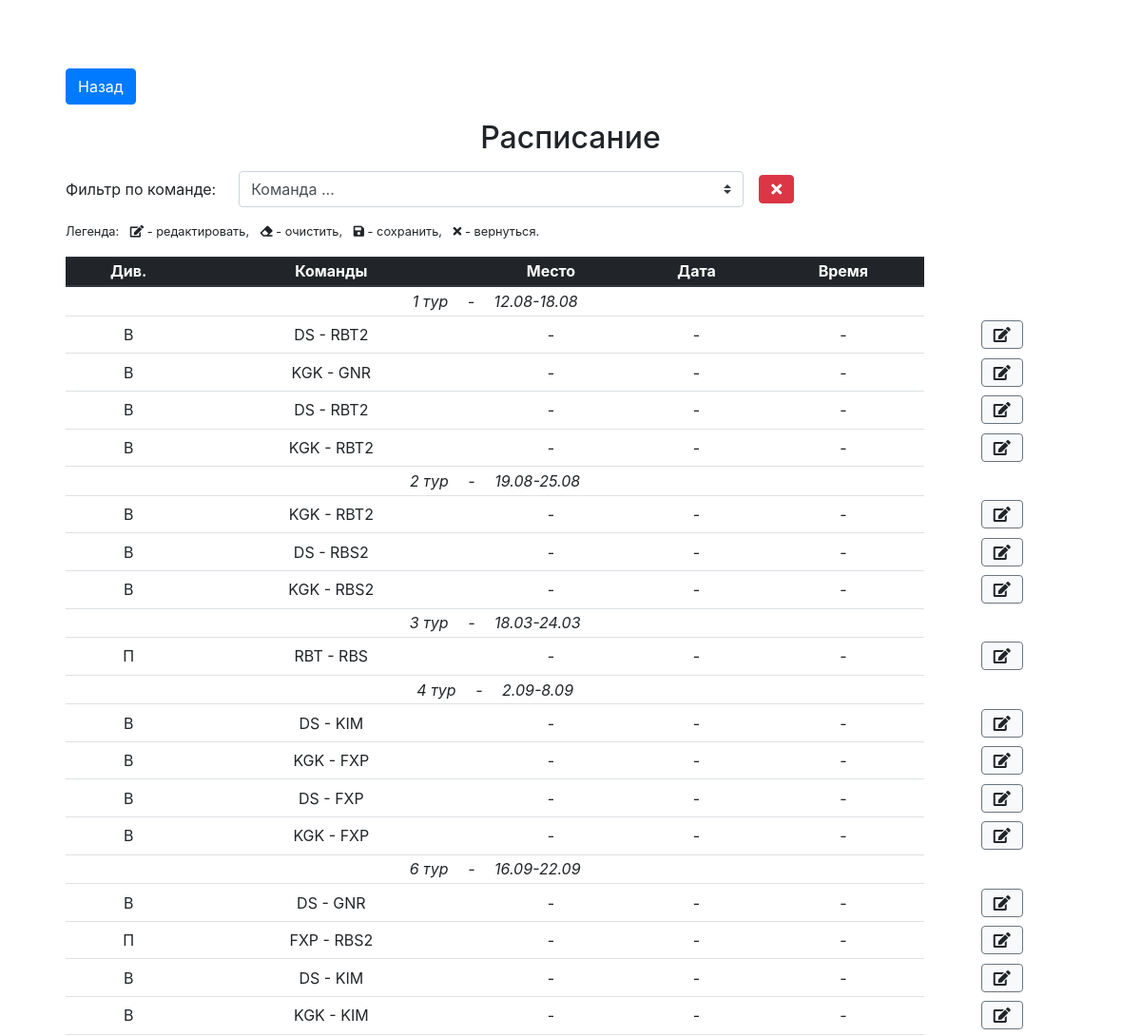
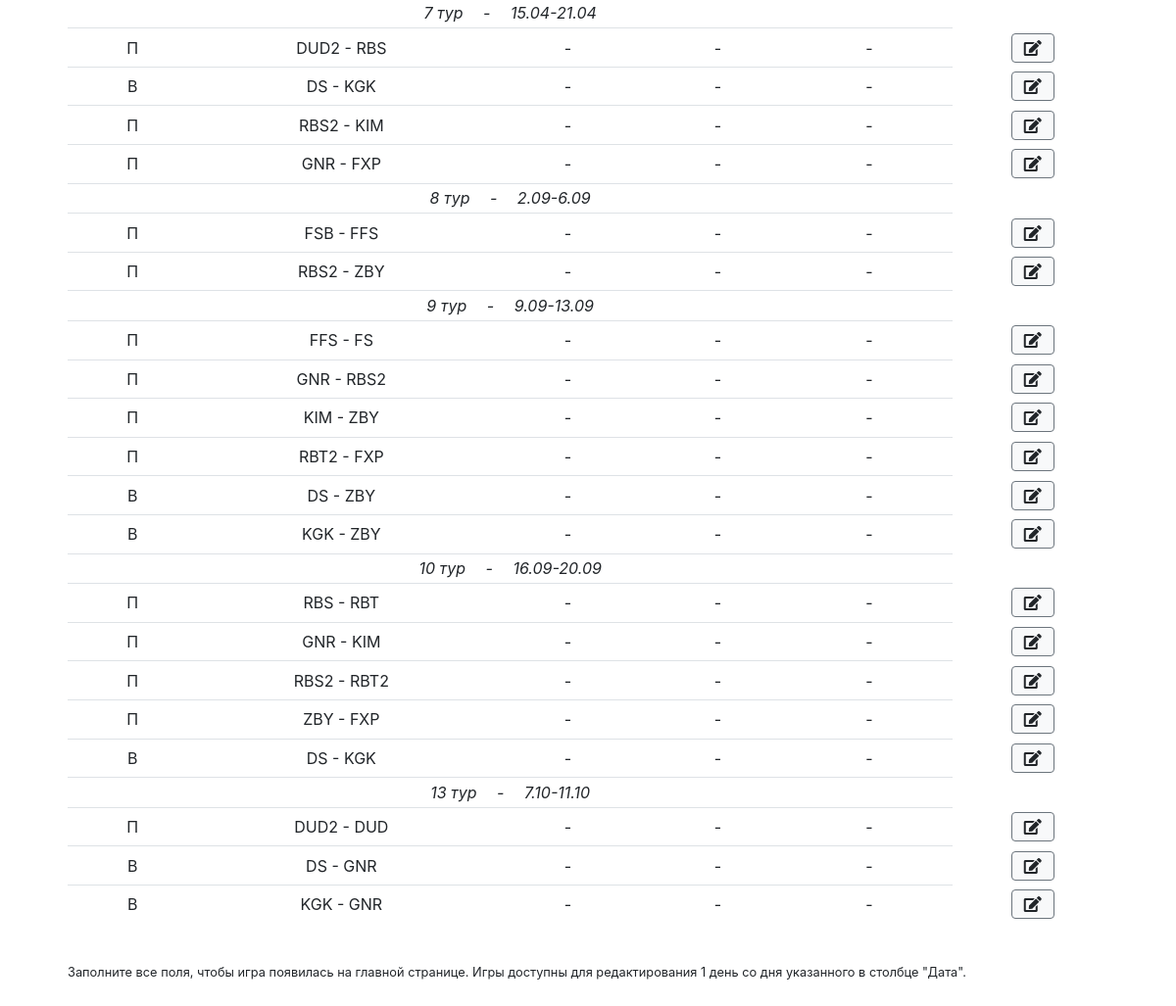
Page /schedule.php on the committed database (2 pictures, top to bottom).
### tables this page shows
CREATE TABLE schedule (id integer primary key autoincrement, season_id references seasons(season_id), tournament_id references tournaments(tournament_id), tour integer, team_id1 references teams(team_id), team_id2 references teams(team_id), date_start text, date_end text, place_id references places(place_id), date text, time text);

### inc/layout/templates/schedule_table.php (the view, shortened to what this page needs)
<div class="d-flex mt-3 align-items-center">
	<label for="teamFilter" class="col-form-label">Фильтр по команде:</label>
	<select class="custom-select w-50 ml-4" id="teamFilter" name="search">
		<option value="0">Команда ...</option>
	</select>
	<button class="btn btn-danger my-1 ml-3" id="clearTeamFilter">
	    <i class="fas fa-times"></i>
	</button>
</div>
<ul class="list-unstyled list-inline mt-3 small">
	<li class="list-inline-item">Легенда:</li>
	<li class="list-inline-item">
		<i class="fas fa-edit"></i> - редактировать,
	</li>
	<li class="list-inline-item">
		<i class="fas fa-eraser"></i> - очистить,
	</li>
	<li class="list-inline-item">
		<i class="fas fa-save"></i> - сохранить,
	</li>
	<li class="list-inline-item">
		<i class="fas fa-times"></i> - вернуться.
	</li>
</ul>
<div class="table-responsive">
  	<table class="table table-hover text-center table-sm" id="schedule">
  		<thead class="thead-dark">
  			<tr>
  				<th>Див.</th>
  				<th>Команды</th>
  				<th>Место</th>
  				<th>Дата</th>
  				<th>Время</th>
  			</tr>
  		</thead>
  		<tbody>
  			<?php if (!sizeof($schedule)): ?>
		  			</tbody>
		  		</table>
  			<?php else: ?>
		  	<?php $i = -1; $j = 1; ?>
		  	<?php foreach ($schedule as $game): ?>
		  		<?php if ($i != $game['tour']): ?>
		  			<?php $i = $game['tour']; ?>
		  			<tr>
		  				<td colspan="5" class="font-italic text-left text-md-center">
		  					<?php echo $game['tour']; ?> тур <span class="px-3">-</span> <?php echo $game['date_start']
		  					. "-" . $game['date_end']; ?>
	  					</td>
		  			</tr>
		  		<?php endif; ?>
		  		<tr>
		  			<td title="
		  				<?php
		  					switch ($game['tournament_id']) {
		  						case "1":
		  							echo "Первый";
		  							break;
		  						case "2":
		  							echo "Второй";
		  							break;
		  					}
		  				?>
		  			">
		  				<?php
		  					switch ($game['tournament_id']) {
		  						case "1":
		  							echo "П";
		  							break;
		  						case "2":
		  							echo "В";
		  							break;
		  					}
		  				?>
	  				</td>
		  			<td><?php echo $game['team_name1']; ?> - <?php echo $game['team_name2']; ?></td>
		  			<td>
	  					<span class="schedule-place">
	  						<?php if (isset($game['place_id'])): ?>
		  						<?php foreach ($places as $place): ?>
			  						<?php if ($place['place_id'] == $game['place_id']) echo $place['name']; ?>
			  					<?php endforeach; ?>
			  				<?php else: ?>
			  					-
			  				<?php endif; ?>
  						</span>
					</td>
		  			<td>
	  					<span class="schedule-date">
	  						<?php if (isset($game['date'])): ?>
	  							<?php echo date_format(date_create($game['date']), "j.m"); ?>
  							<?php else: ?>
  								-
  							<?php endif; ?>
  						</span>
					</td>
					<td>
	  					<span class="schedule-time">
	  						<?php if (isset($game['time'])): ?>
	  							<?php echo $game['time']; ?>
  							<?php else: ?>
  								-
  							<?php endif; ?>
  						</span>
					</td>
					<td class="border-0">
						<button class="btn btn-light border-secondary ml-1" data-action="scheduleEdit" title="Редактировать">
							<i class="fas fa-edit"></i>
						</button>
					</td>
		  		</tr>
		  	<?php endforeach; ?>
		  	<?php endif; ?>
		</tbody>
	</table>
</div>

### inc/css/custom.css (style rules this page uses)
body { padding-top: 0; }
.table td, .table th { text-align: center; vertical-align: middle; font-size: 12px; }
@media (min-width: 576px) { .table td, .table th { font-size: 1rem; } }

### rows in the picture
schedule: tour "1", date_start "12.08", date_end "18.08", shows "В", team_name1 "DS", team_name2 "RBT2"
schedule: shows "В", team_name1 "KGK", team_name2 "GNR"
schedule: shows "В", team_name1 "DS", team_name2 "RBT2"
schedule: shows "В", team_name1 "KGK", team_name2 "RBT2"
schedule: tour "2", date_start "19.08", date_end "25.08", shows "В", team_name1 "KGK", team_name2 "RBT2"
schedule: shows "В", team_name1 "DS", team_name2 "RBS2"
schedule: shows "В", team_name1 "KGK", team_name2 "RBS2"
schedule: tour "3", date_start "18.03", date_end "24.03", shows "П", team_name1 "RBT", team_name2 "RBS"
schedule: tour "4", date_start "2.09", date_end "8.09", shows "В", team_name1 "DS", team_name2 "KIM"
schedule: shows "В", team_name1 "KGK", team_name2 "FXP"
schedule: shows "В", team_name1 "DS", team_name2 "FXP"
schedule: shows "В", team_name1 "KGK", team_name2 "FXP"
schedule: tour "6", date_start "16.09", date_end "22.09", shows "В", team_name1 "DS", team_name2 "GNR"
schedule: shows "П", team_name1 "FXP", team_name2 "RBS2"
schedule: shows "В", team_name1 "DS", team_name2 "KIM"
schedule: shows "В", team_name1 "KGK", team_name2 "KIM"
schedule: tour "7", date_start "15.04", date_end "21.04", shows "П", team_name1 "DUD2", team_name2 "RBS"
schedule: shows "В", team_name1 "DS", team_name2 "KGK"
schedule: shows "П", team_name1 "RBS2", team_name2 "KIM"
schedule: shows "П", team_name1 "GNR", team_name2 "FXP"
schedule: tour "8", date_start "2.09", date_end "6.09", shows "П", team_name1 "FSB", team_name2 "FFS"
schedule: shows "П", team_name1 "RBS2", team_name2 "ZBY"
schedule: tour "9", date_start "9.09", date_end "13.09", shows "П", team_name1 "FFS", team_name2 "FS"
schedule: shows "П", team_name1 "GNR", team_name2 "RBS2"
schedule: shows "П", team_name1 "KIM", team_name2 "ZBY"
schedule: shows "П", team_name1 "RBT2", team_name2 "FXP"
schedule: shows "В", team_name1 "DS", team_name2 "ZBY"
schedule: shows "В", team_name1 "KGK", team_name2 "ZBY"
schedule: tour "10", date_start "16.09", date_end "20.09", shows "П", team_name1 "RBS", team_name2 "RBT"
schedule: shows "П", team_name1 "GNR", team_name2 "KIM"
schedule: shows "П", team_name1 "RBS2", team_name2 "RBT2"
schedule: shows "П", team_name1 "ZBY", team_name2 "FXP"
schedule: shows "В", team_name1 "DS", team_name2 "KGK"
schedule: tour "13", date_start "7.10", date_end "11.10", shows "П", team_name1 "DUD2", team_name2 "DUD"
schedule: shows "В", team_name1 "DS", team_name2 "GNR"
schedule: shows "В", team_name1 "KGK", team_name2 "GNR"
